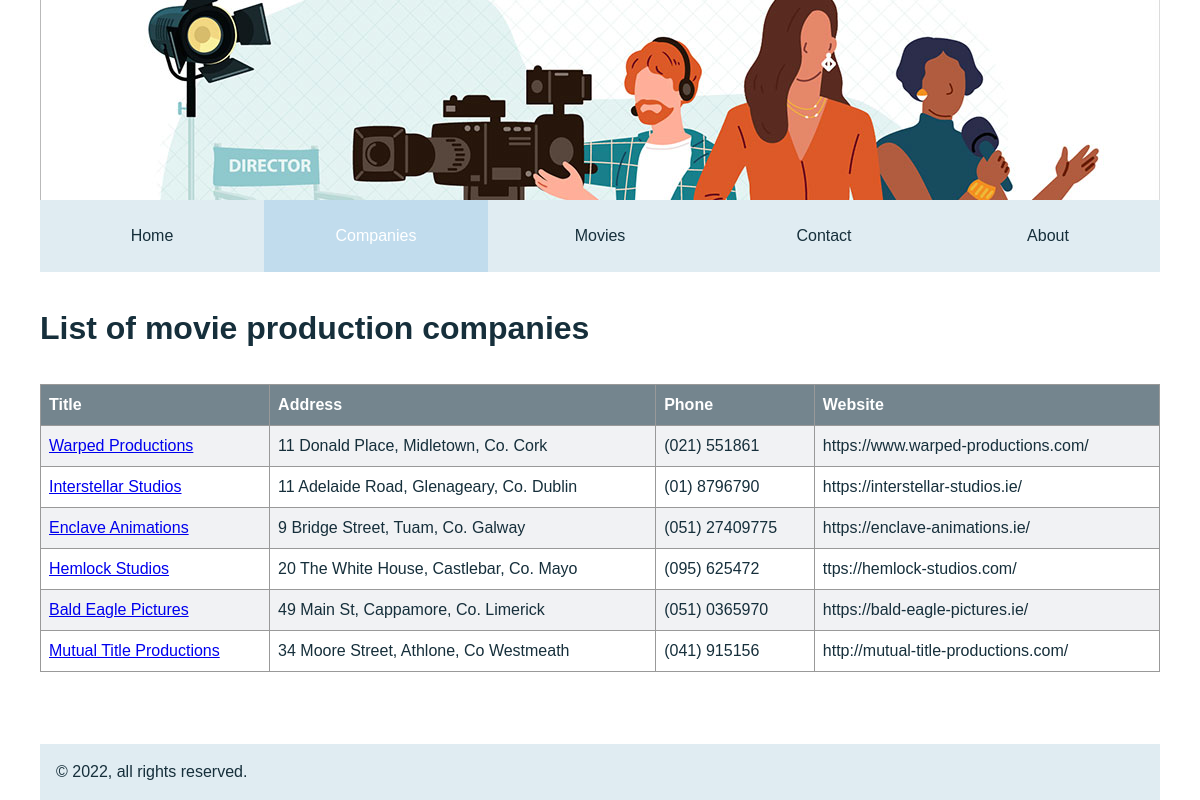
The app's page /movie-production/company_view_all.php with its own data.
### tables this page shows
CREATE TABLE `company` (
  `id` int(11) NOT NULL,
  `name` varchar(100) NOT NULL,
  `address` varchar(250) NOT NULL,
  `phone_number` varchar(20) NOT NULL,
  `website` varchar(250) NOT NULL,
  `description` varchar(250) NOT NULL,
  `number_of_movies` smallint(11) NOT NULL,
  `total_box_office` int(11) NOT NULL,
  `date_founded` date NOT NULL
);

### movie-production/company_view_all.php (the view, shortened to what this page needs)
<?php
include_once "include/database_connection.php";
  try
  {
      $sql = 'SELECT * FROM company';
      $stmt = $connection->prepare($sql);
      $success= $stmt->execute();
      if (!$success) {
          throw new Exception("Failed to retrieve company");
      }
      else {
        $companies = $stmt->fetchAll();
      }
  }
  catch(PDOException $e) {
      echo "Error: ". $e->getMessage();
  }
?>
<!DOCTYPE html>
<html lang="en">
<head>
    <link rel="stylesheet" href="styles/reset.css">
    <link rel="stylesheet" href="styles/main.css">
</head>
<body class="container flex flex-column">
    <header class="header"></header>
    <nav>
        <div class="nav">
            <a href="index.php" class="nav-item">Home</a>
            <a href="company_view_all.php" class="nav-item active">Companies</a>
            <a href="movie_view_all.php" class="nav-item">Movies</a>
            <a href="contact_us.php" class="nav-item">Contact</a>
            <a href="about_us.php" class="nav-item">About</a>
        </div>
    </nav>
    <main class="main">
        <h1 class="mt-1 mb-1">List of movie production companies</h1>
        <table class="table">
            <thead>
                <tr>
                    <th>Title</th>
                    <th>Address</th>
                    <th>Phone</th>
                    <th>Website</th>
                </tr>
            </thead>
            <tbody>
            <?php
              foreach($companies as $company) {
              echo "<tr>";
              echo "<td><a href='company_view.php?id=".$company['id']."'>".$company['name']."</a></td>";
              echo "<td>".$company['address']."</td>";
              echo "<td>".$company['phone_number']."</td>";
              echo "<td>".$company['website']."</td>";
              echo "</tr>";
              }
              ?>
            </tbody>
        </table>
    </main>
    <footer class="footer">
        <p>&copy; 2022, all rights reserved.</p>
    </footer>
</body>
</html>

### movie-production/styles/main.css (style rules this page uses)
:root { --font-family: Arial, Helvetica, sans-serif; --white: #fff; --bodytext: #162F3B; --bluegrey: #74858E; --palegrey: #F1F2F4; --lighterblue: #E0ECF2; --lightbrown: #999; --lightblue: #C1DCED; --primary: #7C69EF; --secondary: #D9E2EF; --success: #42BA96; --danger: #DF4759; --warning: #FFC107; --info: #467FD0; --light: #F1F4F8; --dark: #161C2D; }
.flex { display: flex; }
.flex-column { flex-direction: column; }
.mt-1 { margin-top: 1em; }
.mb-1 { margin-bottom: 1em; }
body { font-family: var(--font-family); color: var(--bodytext); }
.container { width: 1120px; margin: 0 auto; }
.header { background-image: url("../images/header.jpg"); height: 200px; }
.nav { background: var(--lighterblue); width: 100%; display: flex; align-items: center; }
.nav-item { display: inline; padding: 1.5em; flex: 1; text-align: center; text-decoration: none; color: var(--bodytext); }
.nav-item.active { background: var(--lightblue); color: var(--white); }
.main { flex: 1; }
.footer { background: var(--lighterblue); width: 100%; padding: 1em; }
.table { border-collapse: collapse; width: 100%; }
.table tbody tr:nth-child(odd) { background: var(--palegrey); }
.table td, th { border: 1px solid var(--lightbrown); padding: 0.5em; text-align: left; }
.table th { background: var(--bluegrey); color: var(--white); }

### records on screen
company: name "Warped Productions", address "11 Donald Place, Midletown, Co. Cork", phone_number "(021) 551861", website "https://www.warped-productions.com/"
company: name "Interstellar Studios", address "11 Adelaide Road, Glenageary, Co. Dublin", phone_number "(01) 8796790", website "https://interstellar-studios.ie/"
company: name "Enclave Animations", address "9 Bridge Street, Tuam, Co. Galway", phone_number "(051) 27409775", website "https://enclave-animations.ie/"
company: name "Hemlock Studios", address "20 The White House, Castlebar, Co. Mayo", phone_number "(095) 625472", website "ttps://hemlock-studios.com/"
company: name "Bald Eagle Pictures", address "49 Main St, Cappamore, Co. Limerick", phone_number "(051) 0365970", website "https://bald-eagle-pictures.ie/"
company: name "Mutual Title Productions", address "34 Moore Street, Athlone, Co Westmeath", phone_number "(041) 915156", website "http://mutual-title-productions.com/"
